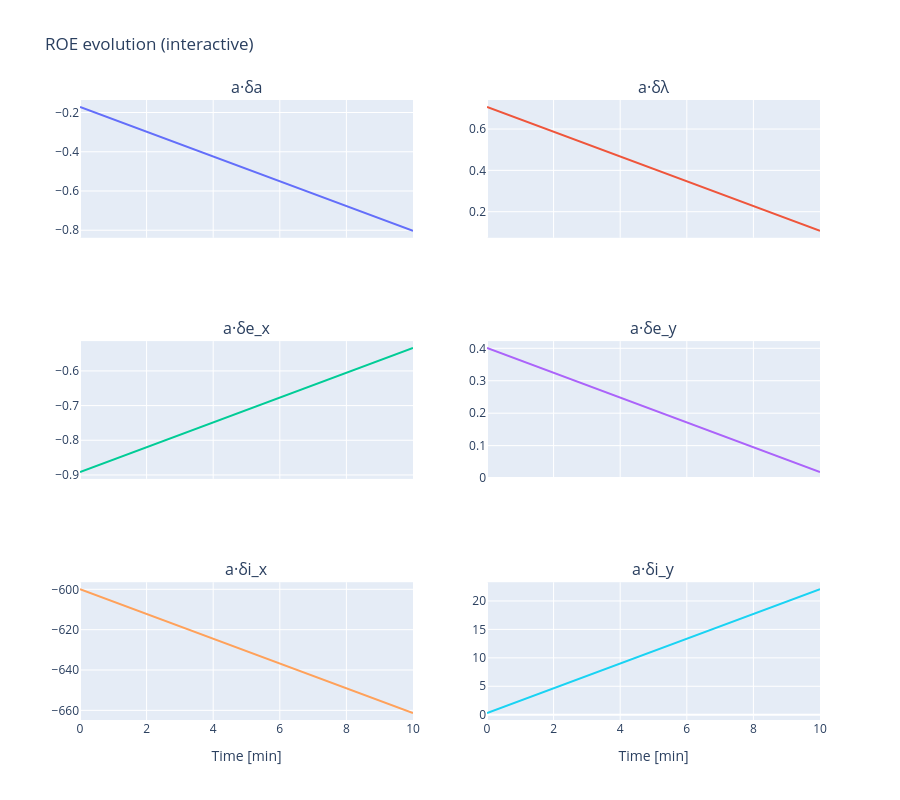

Write notebook code for a chart like this one.
### Code cell
# Set SEED to an int for reproducible runs, or None for random each time.
SEED = 42

# axis_id map from RecfgEnv: 0:+R,1:-R,2:+T,3:-T,4:+N,5:-N,6:coast
sat_cfg = make_satellite_cfg(seed=SEED)
env_cfg = make_env_cfg(sat_cfg)
env_seed = SEED if SEED is not None else np.random.randint(0, 2**32 - 1)
env = RecfgEnv(env_cfg, seed=env_seed)


scripted = [
    (4, 0, 10),   # +N burn immediately
]

result = run_scripted_plan(env, scripted, reset_seed=env_seed)
plot_roe(result["obs_history"], result["n_history"], dt_seconds=sat_cfg.dt)

### Figure 1 — Plotly figure (JSON) as saved in the notebook; plotly's stock layout.template omitted (floating-point values rounded to 4 significant figures)
{"data": [{"mode": "lines", "name": "a·δa", "type": "scatter", "x": [0, 10], "xaxis": "x", "y": [-0.1713, -0.8034], "yaxis": "y"}, {"mode": "lines", "name": "a·δλ", "type": "scatter", "x": [0, 10], "xaxis": "x2", "y": [0.7073, 0.1071], "yaxis": "y2"}, {"mode": "lines", "name": "a·δe_x", "type": "scatter", "x": [0, 10], "xaxis": "x3", "y": [-0.8915, -0.534], "yaxis": "y3"}, {"mode": "lines", "name": "a·δe_y", "type": "scatter", "x": [0, 10], "xaxis": "x4", "y": [0.4009, 0.01874], "yaxis": "y4"}, {"mode": "lines", "name": "a·δi_x", "type": "scatter", "x": [0, 10], "xaxis": "x5", "y": [-599.9, -661.4], "yaxis": "y5"}, {"mode": "lines", "name": "a·δi_y", "type": "scatter", "x": [0, 10], "xaxis": "x6", "y": [0.2822, 22.08], "yaxis": "y6"}], "layout": {"annotations": [{"font": {"size": 16}, "showarrow": false, "text": "a·δa", "x": 0.225, "xanchor": "center", "xref": "paper", "y": 1, "yanchor": "bottom", "yref": "paper"}, {"font": {"size": 16}, "showarrow": false, "text": "a·δλ", "x": 0.775, "xanchor": "center", "xref": "paper", "y": 1, "yanchor": "bottom", "yref": "paper"}, {"font": {"size": 16}, "showarrow": false, "text": "a·δe_x", "x": 0.225, "xanchor": "center", "xref": "paper", "y": 0.6111, "yanchor": "bottom", "yref": "paper"}, {"font": {"size": 16}, "showarrow": false, "text": "a·δe_y", "x": 0.775, "xanchor": "center", "xref": "paper", "y": 0.6111, "yanchor": "bottom", "yref": "paper"}, {"font": {"size": 16}, "showarrow": false, "text": "a·δi_x", "x": 0.225, "xanchor": "center", "xref": "paper", "y": 0.2222, "yanchor": "bottom", "yref": "paper"}, {"font": {"size": 16}, "showarrow": false, "text": "a·δi_y", "x": 0.775, "xanchor": "center", "xref": "paper", "y": 0.2222, "yanchor": "bottom", "yref": "paper"}], "height": 800, "showlegend": false, "title": {"text": "ROE evolution (interactive)"}, "width": 900, "xaxis": {"anchor": "y", "domain": [0, 0.45], "matches": "x5", "showticklabels": false}, "xaxis2": {"anchor": "y2", "domain": [0.55, 1], "matches": "x6", "showticklabels": false}, "xaxis3": {"anchor": "y3", "domain": [0, 0.45], "matches": "x5", "showticklabels": false}, "xaxis4": {"anchor": "y4", "domain": [0.55, 1], "matches": "x6", "showticklabels": false}, "xaxis5": {"anchor": "y5", "domain": [0, 0.45], "title": {"text": "Time [min]"}}, "xaxis6": {"anchor": "y6", "domain": [0.55, 1], "title": {"text": "Time [min]"}}, "yaxis": {"anchor": "x", "domain": [0.7778, 1]}, "yaxis2": {"anchor": "x2", "domain": [0.7778, 1]}, "yaxis3": {"anchor": "x3", "domain": [0.3889, 0.6111]}, "yaxis4": {"anchor": "x4", "domain": [0.3889, 0.6111]}, "yaxis5": {"anchor": "x5", "domain": [0, 0.2222]}, "yaxis6": {"anchor": "x6", "domain": [0, 0.2222]}}}
